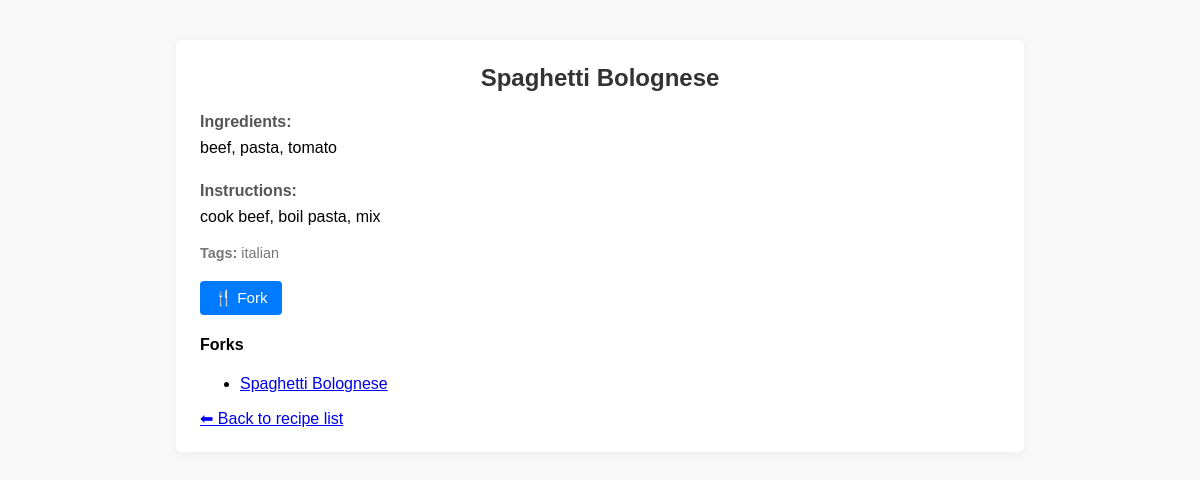
Before: /recipes/1 (signed in) with the older database file.
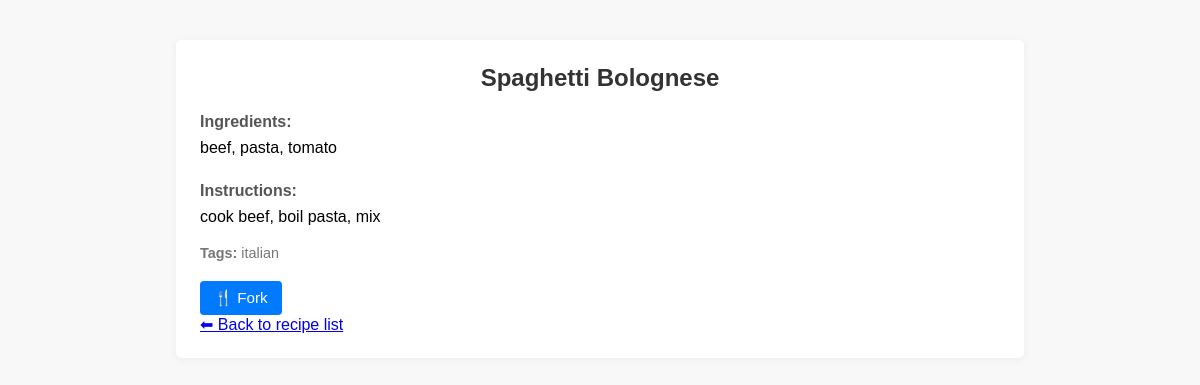
After: the same page with the newer database file.
### tables this page shows
CREATE TABLE recipes (
                id INTEGER PRIMARY KEY AUTOINCREMENT,
                title TEXT NOT NULL,
                ingredients TEXT,
                steps TEXT,
                notes TEXT,
                tags TEXT,
                user_id INTEGER,
                forked_from INTEGER,
                FOREIGN KEY(user_id) REFERENCES users(id),
                FOREIGN KEY(forked_from) REFERENCES recipes(id)
            );

### app/routes/recipe_routes.py (the view)
@recipe_bp.route('/recipes/<int:recipe_id>')
def view_recipe(recipe_id):
    user_id = request.cookies.get("YourSessionCookie")
    user = get_user(user_id)
    recipe = get_recipe(recipe_id)
    if not recipe:
        return "Recipe not found", 404
    forks = get_forks(recipe_id)
    return render_template('recipe_detail.html', recipe=recipe, user=user, forks=forks)

### app/services/recipe_service.py (called while the page is built)
def get_recipe(id):
    conn = sqlite3.connect(DB_PATH)
    conn.row_factory = sqlite3.Row
    cursor = conn.cursor()
    cursor.execute("SELECT * FROM recipes WHERE id = ?", (id,))
    recipe = cursor.fetchone()
    conn.close()
    return recipe

def get_forks(id):
    conn = sqlite3.connect(DB_PATH)
    conn.row_factory = sqlite3.Row
    cursor = conn.cursor()
    cursor.execute("SELECT * FROM recipes WHERE forked_from = ?", (id,))
    forks = cursor.fetchall()
    conn.close()
    return forks

### app/services/user_service.py (called while the page is built)
def get_user(id):
    conn = sqlite3.connect(DB_PATH)
    cursor = conn.cursor()
    cursor.execute("SELECT id FROM users WHERE id = ?", (id))
    user = cursor.fetchone()
    conn.close()
    if user:
        return {
            "id": user[0]
        }
    else:
        return None

### app/templates/recipe_detail.html (shortened to what this page needs)
<!DOCTYPE html>
<html lang="en">
<head>
    <link rel="stylesheet" href="{{ url_for('static', filename='style.css') }}">
</head>
<body>
    <div class="container recipe-detail">
        <h2>{{ recipe['title'] }}</h2>
        <div class="recipe-section">
            <h4>Ingredients:</h4>
            <p>{{ recipe['ingredients'] }}</p>
        </div>
        <div class="recipe-section">
            <h4>Instructions:</h4>
            <p>{{ recipe['steps'] }}</p>
        </div>
        {% if recipe['tags'] %}
        <div class="tags">
            <strong>Tags:</strong> {{ recipe['tags'] }}
        </div>
        {% endif %}
        <div class="actions">
            <form method="post" action="{{ url_for('recipe.fork_recipe', recipe_id=recipe['id']) }}" style="display:inline;">
                <button type="submit" class="button fork">🍴 Fork</button>
            </form>
        </div>
        {% if forks %}
        <div class="forks-section">
            <h4>Forks</h4>
            <ul>
                {% for fork in forks %}
                <li><a href="{{ url_for('recipe.view_recipe', recipe_id=fork['id']) }}">{{ fork['title'] }}</a></li>
                {% endfor %}
            </ul>
        </div>
        {% endif %}
        <a href="{{ url_for('recipe.home') }}" class="back-link">⬅ Back to recipe list</a>
    </div>
</body>
</html>

Changed rows visible on the page:
removed recipes: title "Spaghetti Bolognese"
Other visible differences:
text no longer shown: "Forks"
